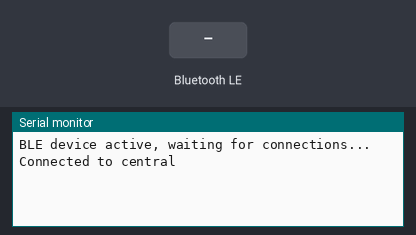
Bench run of a sketch on a simulated Arduino Nano 33 IoT. Shown: the last lines printed to the serial monitor. The test bench sets the inputs (shaded band). Nothing arrives over Bluetooth unless stated; a phone connects over Bluetooth LE 3 s after start.

Above: at 3.8 s.
3.9 s: Bluetooth LE write "1" received
At 5.1 s:
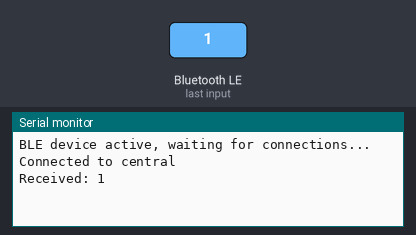
5.4 s: Bluetooth LE write "0" received
At 6.4 s:
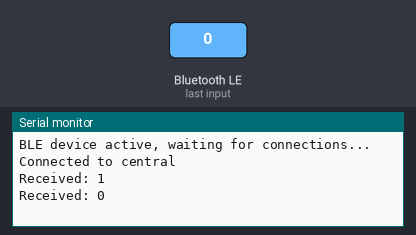
6.9 s: Bluetooth LE write "2" received
At 7.5 s:
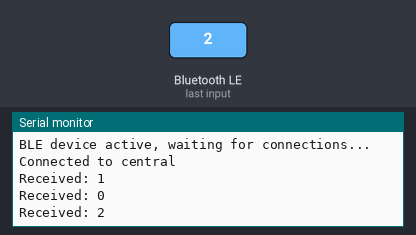

The sketch:

check_serial_comm.ino
```cpp
#include <ArduinoBLE.h>

BLEService customService("19b10000-e8f2-537e-4f6c-d104768a1214");
BLECharacteristic rxChar("19b10001-e8f2-537e-4f6c-d104768a1214", BLEWrite, 20);
BLECharacteristic txChar("19b10002-e8f2-537e-4f6c-d104768a1214", BLENotify, 20);

void setup() {
  Serial.begin(9600);
  if (!BLE.begin()) {
    Serial.println("BLE init failed");
    while (1);
  }

  BLE.setLocalName("GIGA_R1_BLE");
  BLE.setAdvertisedService(customService);

  customService.addCharacteristic(rxChar);
  customService.addCharacteristic(txChar);

  BLE.addService(customService);

  BLE.advertise();
  Serial.println("BLE device active, waiting for connections...");
}

void loop() {
  BLEDevice central = BLE.central();
  if (central) {
    Serial.println("Connected to central");
    while (central.connected()) {
      if (rxChar.written()) {
        int len = rxChar.valueLength();
        const uint8_t* rawData = rxChar.value();

        String input = "";
        for (int i = 0; i < len; i++) {
          input += (char)rawData[i];
        }

        Serial.print("Received: ");
        Serial.println(input);

        String ack = "Ack:" + input;
        txChar.writeValue(ack.c_str());
      }
    }
    Serial.println("Disconnected");
  }
}
```

Measured:
- after the input at 3.9 s, the serial monitor: prints a new line at once (image 1)
- after the input at 5.4 s, the serial monitor: prints a new line at once (image 2)
- after the input at 6.9 s, the serial monitor: prints a new line at once (image 3)
